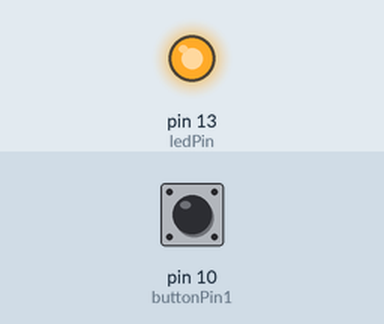
Recording of a sketch running on a simulated Arduino Uno, built with avr-gcc and run on an emulated ATmega328P. Shown: output pins drawn as LEDs (lit = HIGH). The inputs (shaded band) are chosen by the test bench; at power-on: pin 10 (buttonPin1) HIGH. What the sketch prints to the serial monitor is not drawn.

Above: at 0.1 s.
Timing chart, 0 to 1.6 s (numbered marks = the images above):
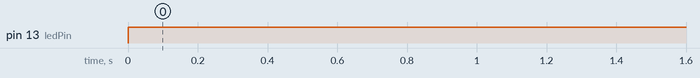

Measured:
- by itself, pin 13 (ledPin): LOW → HIGH at 0.00 s

The sketch:

ard_progrm_out.ino
```cpp
const int buttonPin1 = 10;
const int buttonPin2 = 11;
const int buttonPin3 = 12;
const int ledPin =  LED_BUILTIN;


void setup() {
  Serial.begin(115200);
  pinMode(ledPin, OUTPUT);
  pinMode(buttonPin1, INPUT_PULLUP);
pinMode(buttonPin2, INPUT_PULLUP);
pinMode(buttonPin3, INPUT_PULLUP);
}

void loop() {


  // check if the pushbutton is pressed. If it is, the buttonState is HIGH:
  if (digitalRead(buttonPin1) == HIGH) {
  Serial.println('1');
  digitalWrite(ledPin, HIGH);
  }

  else if (digitalRead(buttonPin2) == HIGH){
      Serial.println('2');
      digitalWrite(ledPin, HIGH);
  }
 else if (digitalRead(buttonPin3) == HIGH){
      Serial.println('3');
      digitalWrite(ledPin, HIGH);
  }
  else {
    // turn LED off:
    digitalWrite(ledPin, LOW);
  }
delay(300);
}
```
